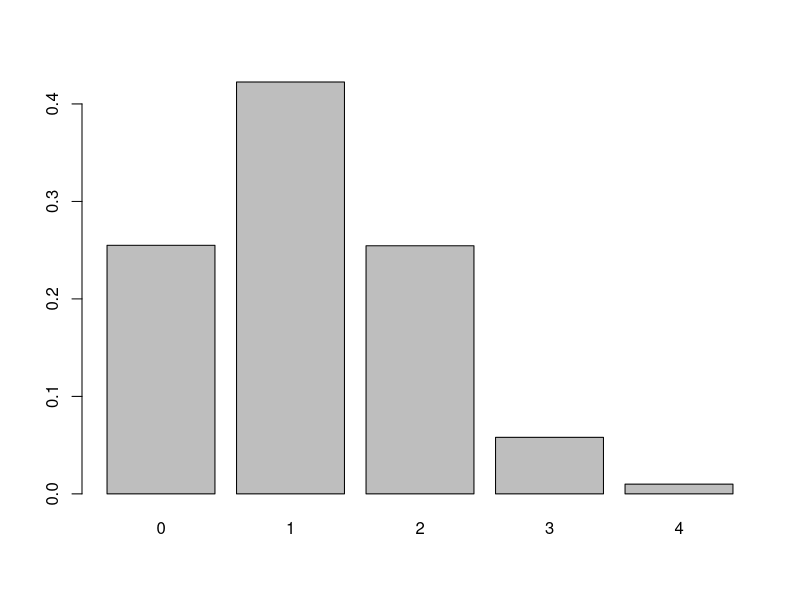

R code for this plot:
#RMS1 lab 4 - discrete distributions

#dbinom give probabilties
#cumulative prob of obtaining 3 or 4 heads in four tosses of a coin
#that is biased (30% heads)
bias_coin<- dbinom(x=3, size = 4, prob = 0.3) + dbinom(x=4, size = 4, prob = 0.3)
bias_coin

#rbinom gives events
rbinom(n=20, size=4, prob = 0.3)
#table gives frquency of rbinom events
prop.table(table(rbinom(n=2000, size=4, prob = 0.3)))
#visualise probability distribution
barplot(prop.table(table(rbinom(n=2000, size=4, prob = 0.3))))

#pbinom is for cumulative probablity
pbinom(q=2, size = 4,  prob = 0.3, lower.tail = FALSE)

#This:
pbinom(q=3, prob = 0.4, size = 12)
#is the same as this:
sum(dbinom(x = c(0,1,2,3), prob = 0.4, size = 12))
